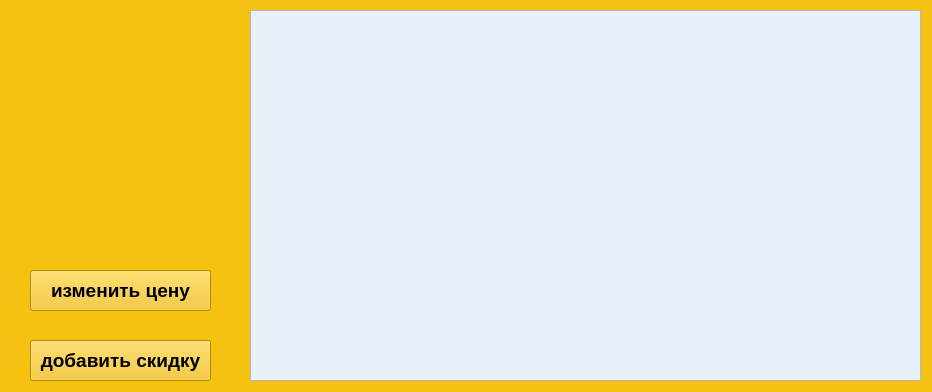
<?xml version="1.0" encoding="UTF-8"?>
<ui version="4.0">
 <class>MainWindow_senior</class>
 <widget class="QMainWindow" name="MainWindow_senior">
  <property name="geometry">
   <rect>
    <x>0</x>
    <y>0</y>
    <width>932</width>
    <height>392</height>
   </rect>
  </property>
  <property name="windowTitle">
   <string>MainWindow</string>
  </property>
  <property name="styleSheet">
   <string notr="true">background-color: rgb(245, 194, 17);</string>
  </property>
  <widget class="QWidget" name="centralwidget">
   <widget class="QPushButton" name="add_btn">
    <property name="geometry">
     <rect>
      <x>30</x>
      <y>340</y>
      <width>181</width>
      <height>41</height>
     </rect>
    </property>
    <property name="font">
     <font>
      <pointsize>14</pointsize>
      <weight>75</weight>
      <bold>true</bold>
     </font>
    </property>
    <property name="text">
     <string>добавить скидку</string>
    </property>
   </widget>
   <widget class="QPushButton" name="change_tovar">
    <property name="geometry">
     <rect>
      <x>30</x>
      <y>270</y>
      <width>181</width>
      <height>41</height>
     </rect>
    </property>
    <property name="font">
     <font>
      <pointsize>14</pointsize>
      <weight>75</weight>
      <bold>true</bold>
     </font>
    </property>
    <property name="text">
     <string>изменить цену</string>
    </property>
   </widget>
   <widget class="QTableView" name="tableView">
    <property name="geometry">
     <rect>
      <x>250</x>
      <y>10</y>
      <width>671</width>
      <height>371</height>
     </rect>
    </property>
    <property name="styleSheet">
     <string notr="true">background-color: rgb(233, 241, 250);</string>
    </property>
   </widget>
  </widget>
 </widget>
 <resources/>
 <connections/>
</ui>
